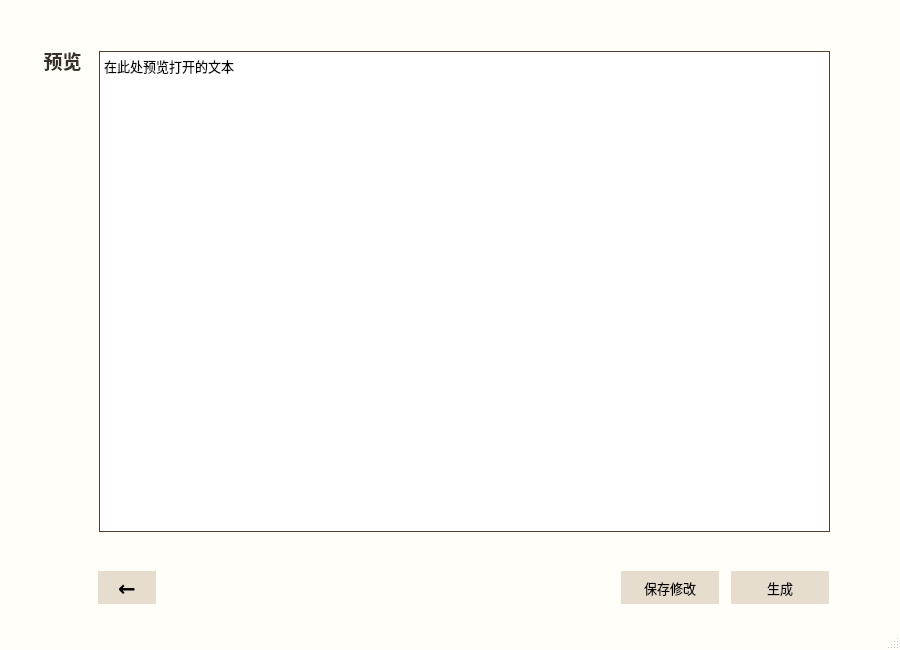
<?xml version="1.0" encoding="UTF-8"?>
<ui version="4.0">
 <class>MainWindow_preandedit</class>
 <widget class="QMainWindow" name="MainWindow_preandedit">
  <property name="geometry">
   <rect>
    <x>0</x>
    <y>0</y>
    <width>900</width>
    <height>650</height>
   </rect>
  </property>
  <property name="minimumSize">
   <size>
    <width>900</width>
    <height>650</height>
   </size>
  </property>
  <property name="maximumSize">
   <size>
    <width>900</width>
    <height>650</height>
   </size>
  </property>
  <property name="baseSize">
   <size>
    <width>900</width>
    <height>650</height>
   </size>
  </property>
  <property name="windowTitle">
   <string>MainWindow</string>
  </property>
  <property name="styleSheet">
   <string notr="true">QMainWindow#MainWindow_preandedit{
	background:#FFFEF8
}</string>
  </property>
  <widget class="QWidget" name="centralwidget">
   <widget class="QPushButton" name="pushButton_create">
    <property name="geometry">
     <rect>
      <x>730</x>
      <y>570</y>
      <width>100</width>
      <height>35</height>
     </rect>
    </property>
    <property name="font">
     <font>
      <family>黑体</family>
      <pointsize>10</pointsize>
      <weight>50</weight>
      <bold>false</bold>
     </font>
    </property>
    <property name="cursor">
     <cursorShape>PointingHandCursor</cursorShape>
    </property>
    <property name="styleSheet">
     <string notr="true">QPushButton#pushButton_create{  
    border: 1px solid #FFFEF8;  
    background-color:#E7DDCF;
    border-style: solid;  
    border-radius:0px;  
    width: 40px; 
    height:20px;  
    padding:0 0px;  
    margin:0 0px;  
}  

QPushButton#pushButton_create:pressed{
	background-color:#d4c4b7;
	border:0.5px solid #c1b2a3;
}

QPushButton#pushButton_create:hover{
	border:0.5px solid #c1b2a3;
}</string>
    </property>
    <property name="text">
     <string>生成</string>
    </property>
   </widget>
   <widget class="QLabel" name="label_preview">
    <property name="geometry">
     <rect>
      <x>27</x>
      <y>30</y>
      <width>71</width>
      <height>61</height>
     </rect>
    </property>
    <property name="font">
     <font>
      <family>微软雅黑</family>
      <pointsize>14</pointsize>
      <weight>75</weight>
      <bold>true</bold>
     </font>
    </property>
    <property name="styleSheet">
     <string notr="true">QLabel#label_preview{
	color:#383028
}</string>
    </property>
    <property name="text">
     <string>预览</string>
    </property>
    <property name="alignment">
     <set>Qt::AlignCenter</set>
    </property>
   </widget>
   <widget class="QPushButton" name="pushButton_back1">
    <property name="geometry">
     <rect>
      <x>97</x>
      <y>570</y>
      <width>60</width>
      <height>35</height>
     </rect>
    </property>
    <property name="font">
     <font>
      <family>微软雅黑</family>
      <pointsize>16</pointsize>
      <weight>75</weight>
      <bold>true</bold>
     </font>
    </property>
    <property name="cursor">
     <cursorShape>PointingHandCursor</cursorShape>
    </property>
    <property name="styleSheet">
     <string notr="true">QPushButton#pushButton_back1{  
    border: 1px solid #FFFEF8;  
    background-color:#E7DDCF;
    border-style: solid;  
    border-radius:0px;  
    width: 40px; 
    height:20px;  
    padding:0 0px;  
    margin:0 0px;  
}  

QPushButton#pushButton_back1:pressed{
	background-color:#d4c4b7;
	border:0.5px solid #c1b2a3;
}

QPushButton#pushButton_back1:hover{
	border:0.5px solid #c1b2a3;
}</string>
    </property>
    <property name="text">
     <string>←</string>
    </property>
   </widget>
   <widget class="QPlainTextEdit" name="plainTextEdit_preview">
    <property name="geometry">
     <rect>
      <x>99</x>
      <y>51</y>
      <width>731</width>
      <height>481</height>
     </rect>
    </property>
    <property name="font">
     <font>
      <family>宋体</family>
      <pointsize>10</pointsize>
     </font>
    </property>
    <property name="contextMenuPolicy">
     <enum>Qt::PreventContextMenu</enum>
    </property>
    <property name="styleSheet">
     <string notr="true">QPlainTextEdit#plainTextEdit_preview{
	border:1px solid #4f4032
}</string>
    </property>
    <property name="plainText">
     <string>在此处预览打开的文本</string>
    </property>
   </widget>
   <widget class="QPushButton" name="pushButton_savechange">
    <property name="geometry">
     <rect>
      <x>620</x>
      <y>570</y>
      <width>100</width>
      <height>35</height>
     </rect>
    </property>
    <property name="font">
     <font>
      <family>黑体</family>
      <pointsize>10</pointsize>
      <weight>50</weight>
      <bold>false</bold>
     </font>
    </property>
    <property name="cursor">
     <cursorShape>PointingHandCursor</cursorShape>
    </property>
    <property name="styleSheet">
     <string notr="true">QPushButton#pushButton_savechange{  
    border: 1px solid #FFFEF8;  
    background-color:#E7DDCF;
    border-style: solid;  
    border-radius:0px;  
    width: 40px; 
    height:20px;  
    padding:0 0px;  
    margin:0 0px;  
}  

QPushButton#pushButton_savechange:pressed{
	background-color:#d4c4b7;
	border:0.5px solid #c1b2a3;
}

QPushButton#pushButton_savechange:hover{
	border:0.5px solid #c1b2a3;
}</string>
    </property>
    <property name="text">
     <string>保存修改</string>
    </property>
   </widget>
  </widget>
  <widget class="QMenuBar" name="menubar">
   <property name="geometry">
    <rect>
     <x>0</x>
     <y>0</y>
     <width>900</width>
     <height>23</height>
    </rect>
   </property>
  </widget>
  <widget class="QStatusBar" name="statusbar"/>
 </widget>
 <resources/>
 <connections/>
</ui>
